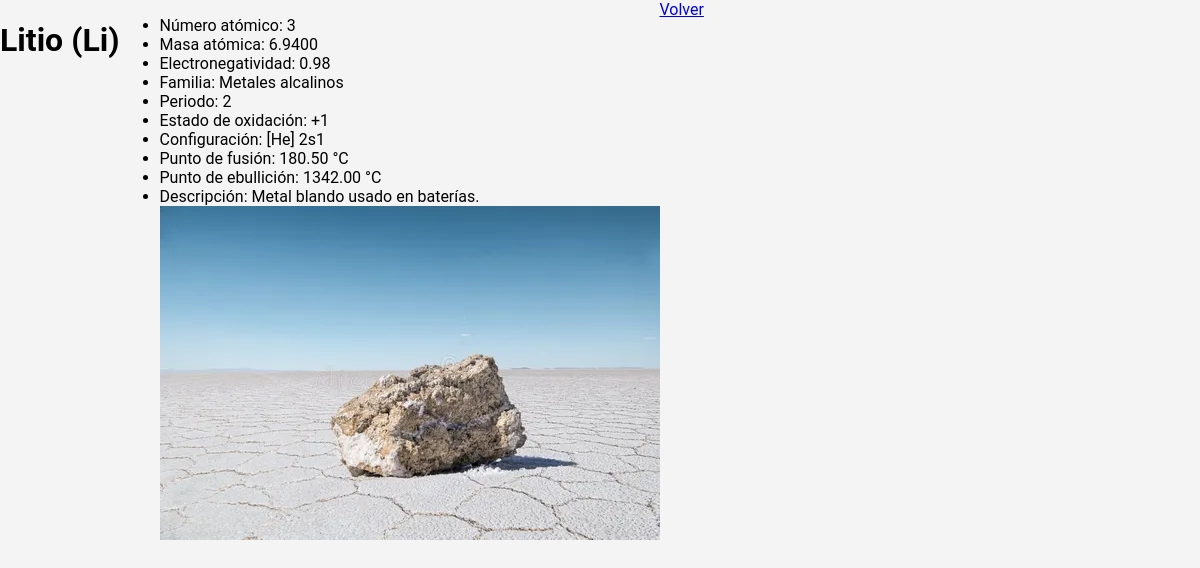
Page /elemento.php?id=3 on the committed database.
### tables this page shows
CREATE TABLE elementos (
    id INT AUTO_INCREMENT PRIMARY KEY,
    numero_atomico INT NOT NULL,
    simbolo VARCHAR(5) NOT NULL,
    nombre VARCHAR(100) NOT NULL,
    masa_atomica DECIMAL(8,4),
    electronegatividad DECIMAL(4,2),
    estado_oxidacion VARCHAR(20),
    configuracion_corta VARCHAR(50),
    punto_fusion DECIMAL(8,2),
    punto_ebullicion DECIMAL(8,2),
    descripcion TEXT,
    familia_id INT,
    grupo int,
    periodo_id INT,
    FOREIGN KEY (familia_id) REFERENCES familias(id),
    FOREIGN KEY (periodo_id) REFERENCES periodos(id)
);

CREATE TABLE familias (
    id INT AUTO_INCREMENT PRIMARY KEY,
    nombre VARCHAR(100) NOT NULL,
    descripcion varchar (255)
);

CREATE TABLE periodos (
    id INT AUTO_INCREMENT PRIMARY KEY,
    numero INT NOT NULL,
    descripcion text
);

### elemento.php (the view, shortened to what this page needs)
<?php
include 'db.php';
$id = isset($_GET['id']) ? intval($_GET['id']) : 0;
$sql = "SELECT e.*, f.nombre AS familia, p.numero AS periodo
        FROM elementos e
        LEFT JOIN familias f ON e.familia_id = f.id
        LEFT JOIN periodos p ON e.periodo_id = p.id
        WHERE e.id = $id";
$result = $conexion->query($sql);
$elemento = $result->fetch_assoc();
if (isset($_GET['ajax'])): ?>
<h2><?= $elemento['nombre'] ?> (<?= $elemento['simbolo'] ?>)</h2>
<ul>
    <li>Número atómico: <?= $elemento['numero_atomico'] ?></li>
    <li>Masa atómica: <?= $elemento['masa_atomica'] ?></li>
    <li>Electronegatividad: <?= $elemento['electronegatividad'] ?></li>
    <li>Familia: <?= $elemento['familia'] ?></li>
    <li>Periodo: <?= $elemento['periodo'] ?></li>
    <li>Estado de oxidación: <?= $elemento['estado_oxidacion'] ?></li>
    <li>Configuración: <?= $elemento['configuracion_corta'] ?></li>
    <li>Punto de fusión: <?= $elemento['punto_fusion'] ?> °C</li>
    <li>Punto de ebullición: <?= $elemento['punto_ebullicion'] ?> °C</li>
    <li>Descripción: <?= $elemento['descripcion'] ?></li>
<img src="images/<?= $elemento['numero_atomico'] ?>.png"  alt="<?= $elemento['nombre'] ?>" class="img-elemento">
</ul>
<?php else: ?>
<!DOCTYPE html>
<html lang="es">
<head>
    <link rel="stylesheet" href="estilos.css">
</head>
<body>
<h1><?= $elemento['nombre'] ?> (<?= $elemento['simbolo'] ?>)</h1>
<ul>
    <li>Número atómico: <?= $elemento['numero_atomico'] ?></li>
    <li>Masa atómica: <?= $elemento['masa_atomica'] ?></li>
    <li>Electronegatividad: <?= $elemento['electronegatividad'] ?></li>
    <li>Familia: <?= $elemento['familia'] ?></li>
    <li>Periodo: <?= $elemento['periodo'] ?></li>
    <li>Estado de oxidación: <?= $elemento['estado_oxidacion'] ?></li>
    <li>Configuración: <?= $elemento['configuracion_corta'] ?></li>
    <li>Punto de fusión: <?= $elemento['punto_fusion'] ?> °C</li>
    <li>Punto de ebullición: <?= $elemento['punto_ebullicion'] ?> °C</li>
    <li>Descripción: <?= $elemento['descripcion'] ?></li>
    <img src="images/<?= $elemento['numero_atomico'] ?>.png" alt="<?= $elemento['nombre'] ?>"
     class="img-elemento">
</ul>
<a href="index.php">Volver</a>
</body>
</html>
<?php endif; ?>

### estilos.css (style rules this page uses)
body { background-color: #ffffff; font-family: "Google Sans", Roboto, sans-serif;font-family: "Google Sans", Roboto, sans-serif; margin:0; padding:0; display:flex; flex-wrap:wrap; background:#f4f4f4; border-radius:10px; }

### rows in the picture
elementos: nombre "Litio", simbolo "Li", numero_atomico "3", masa_atomica "6.9400", electronegatividad "0.98", familia.nombre "Metales alcalinos", periodo.numero "2", estado_oxidacion "+1", configuracion_corta "[He] 2s1", punto_fusion "180.50", punto_ebullicion "1342.00", descripcion "Metal blando usado en baterías."
